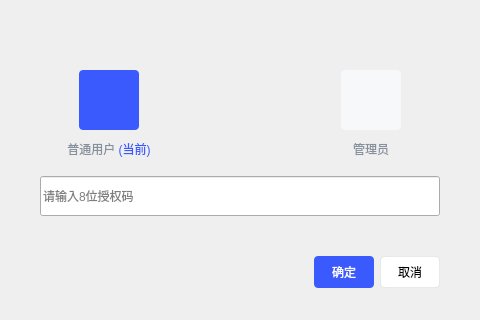
<?xml version="1.0" encoding="UTF-8"?>
<ui version="4.0">
 <class>CCSwitchRoleDialog</class>
 <widget class="QWidget" name="CCSwitchRoleDialog">
  <property name="geometry">
   <rect>
    <x>0</x>
    <y>0</y>
    <width>480</width>
    <height>320</height>
   </rect>
  </property>
  <property name="sizePolicy">
   <sizepolicy hsizetype="Fixed" vsizetype="Fixed">
    <horstretch>0</horstretch>
    <verstretch>0</verstretch>
   </sizepolicy>
  </property>
  <property name="minimumSize">
   <size>
    <width>480</width>
    <height>320</height>
   </size>
  </property>
  <property name="windowTitle">
   <string>Form</string>
  </property>
  <property name="styleSheet">
   <string notr="true">QWidget#CCSwitchRoleForm{
background-color: #FFFFFF;
border-radius:4px;
}</string>
  </property>
  <layout class="QVBoxLayout" name="verticalLayout">
   <property name="leftMargin">
    <number>0</number>
   </property>
   <property name="topMargin">
    <number>0</number>
   </property>
   <property name="rightMargin">
    <number>0</number>
   </property>
   <property name="bottomMargin">
    <number>32</number>
   </property>
   <item>
    <widget class="CCPublicTitleBar" name="widget" native="true">
     <property name="sizePolicy">
      <sizepolicy hsizetype="Preferred" vsizetype="Fixed">
       <horstretch>0</horstretch>
       <verstretch>0</verstretch>
      </sizepolicy>
     </property>
     <property name="minimumSize">
      <size>
       <width>0</width>
       <height>40</height>
      </size>
     </property>
     <property name="styleSheet">
      <string notr="true"/>
     </property>
    </widget>
   </item>
   <item>
    <layout class="QHBoxLayout" name="horizontalLayout_2">
     <property name="topMargin">
      <number>24</number>
     </property>
     <item>
      <layout class="QVBoxLayout" name="verticalLayout_2">
       <property name="leftMargin">
        <number>0</number>
       </property>
       <property name="topMargin">
        <number>0</number>
       </property>
       <item>
        <layout class="QGridLayout" name="gridLayout_3">
         <property name="horizontalSpacing">
          <number>0</number>
         </property>
         <property name="verticalSpacing">
          <number>10</number>
         </property>
         <item row="0" column="0">
          <layout class="QGridLayout" name="gridLayout_4">
           <property name="spacing">
            <number>0</number>
           </property>
           <item row="0" column="0">
            <widget class="QLabel" name="labelFrontIcon">
             <property name="sizePolicy">
              <sizepolicy hsizetype="Fixed" vsizetype="Fixed">
               <horstretch>0</horstretch>
               <verstretch>0</verstretch>
              </sizepolicy>
             </property>
             <property name="minimumSize">
              <size>
               <width>60</width>
               <height>60</height>
              </size>
             </property>
             <property name="styleSheet">
              <string notr="true">QLabel#labelFrontIcon{
background-color: #3B5AFD;
border-radius: 4px;
background-image: url(:/images/user-common-white.svg);
background-position:center;
background-repeat: none;
}</string>
             </property>
             <property name="text">
              <string/>
             </property>
             <property name="alignment">
              <set>Qt::AlignCenter</set>
             </property>
            </widget>
           </item>
          </layout>
         </item>
         <item row="1" column="0">
          <layout class="QGridLayout" name="gridLayout_7">
           <property name="sizeConstraint">
            <enum>QLayout::SetMaximumSize</enum>
           </property>
           <item row="0" column="0">
            <widget class="QLabel" name="labelFront">
             <property name="sizePolicy">
              <sizepolicy hsizetype="Fixed" vsizetype="Fixed">
               <horstretch>0</horstretch>
               <verstretch>0</verstretch>
              </sizepolicy>
             </property>
             <property name="minimumSize">
              <size>
               <width>150</width>
               <height>0</height>
              </size>
             </property>
             <property name="text">
              <string>&lt;html&gt;&lt;head/&gt;&lt;body&gt;&lt;p align=&quot;center&quot;&gt;&lt;span style=&quot; color:#86909c;&quot;&gt;普通用户 &lt;/span&gt;&lt;span style=&quot; color:#3b5afd;&quot;&gt;(当前)&lt;/span&gt;&lt;/p&gt;&lt;/body&gt;&lt;/html&gt;</string>
             </property>
             <property name="textFormat">
              <enum>Qt::AutoText</enum>
             </property>
             <property name="alignment">
              <set>Qt::AlignCenter</set>
             </property>
             <property name="wordWrap">
              <bool>false</bool>
             </property>
             <property name="indent">
              <number>-1</number>
             </property>
            </widget>
           </item>
          </layout>
         </item>
        </layout>
       </item>
      </layout>
     </item>
     <item>
      <widget class="QLabel" name="labelChange">
       <property name="sizePolicy">
        <sizepolicy hsizetype="Fixed" vsizetype="Fixed">
         <horstretch>0</horstretch>
         <verstretch>0</verstretch>
        </sizepolicy>
       </property>
       <property name="minimumSize">
        <size>
         <width>32</width>
         <height>32</height>
        </size>
       </property>
       <property name="styleSheet">
        <string notr="true">QLabel#labelChange{
background-image: url(:/images/exchange.svg);
}</string>
       </property>
       <property name="text">
        <string/>
       </property>
      </widget>
     </item>
     <item>
      <layout class="QGridLayout" name="gridLayout_5">
       <property name="verticalSpacing">
        <number>10</number>
       </property>
       <item row="0" column="0">
        <layout class="QGridLayout" name="gridLayout_6">
         <item row="0" column="0">
          <widget class="QLabel" name="labelAfterIcon">
           <property name="sizePolicy">
            <sizepolicy hsizetype="Fixed" vsizetype="Fixed">
             <horstretch>0</horstretch>
             <verstretch>0</verstretch>
            </sizepolicy>
           </property>
           <property name="minimumSize">
            <size>
             <width>60</width>
             <height>60</height>
            </size>
           </property>
           <property name="styleSheet">
            <string notr="true">QLabel#labelAfterIcon{
background-color: #F7F8FA;
border-radius: 4px;
background-image: url(:/images/user-admin.svg);
background-position:center;
background-repeat: none;
}</string>
           </property>
           <property name="text">
            <string/>
           </property>
           <property name="alignment">
            <set>Qt::AlignCenter</set>
           </property>
          </widget>
         </item>
        </layout>
       </item>
       <item row="1" column="0">
        <layout class="QGridLayout" name="gridLayout_8">
         <property name="sizeConstraint">
          <enum>QLayout::SetMaximumSize</enum>
         </property>
         <item row="0" column="0">
          <widget class="QLabel" name="labelAfter">
           <property name="sizePolicy">
            <sizepolicy hsizetype="Fixed" vsizetype="Fixed">
             <horstretch>0</horstretch>
             <verstretch>0</verstretch>
            </sizepolicy>
           </property>
           <property name="minimumSize">
            <size>
             <width>150</width>
             <height>0</height>
            </size>
           </property>
           <property name="text">
            <string>&lt;span style=&quot;color:#86909C;&quot;&gt;管理员&lt;/span&gt;</string>
           </property>
           <property name="alignment">
            <set>Qt::AlignCenter</set>
           </property>
          </widget>
         </item>
        </layout>
       </item>
      </layout>
     </item>
    </layout>
   </item>
   <item>
    <layout class="QGridLayout" name="gridLayout_2">
     <property name="topMargin">
      <number>12</number>
     </property>
     <item row="0" column="0">
      <widget class="QLineEdit" name="lineEdit">
       <property name="sizePolicy">
        <sizepolicy hsizetype="Fixed" vsizetype="Fixed">
         <horstretch>0</horstretch>
         <verstretch>0</verstretch>
        </sizepolicy>
       </property>
       <property name="minimumSize">
        <size>
         <width>400</width>
         <height>40</height>
        </size>
       </property>
       <property name="inputMask">
        <string/>
       </property>
       <property name="echoMode">
        <enum>QLineEdit::Password</enum>
       </property>
       <property name="placeholderText">
        <string>请输入8位授权码</string>
       </property>
      </widget>
     </item>
     <item row="1" column="0">
      <widget class="QLabel" name="labelError">
       <property name="sizePolicy">
        <sizepolicy hsizetype="Preferred" vsizetype="Fixed">
         <horstretch>0</horstretch>
         <verstretch>0</verstretch>
        </sizepolicy>
       </property>
       <property name="minimumSize">
        <size>
         <width>0</width>
         <height>15</height>
        </size>
       </property>
       <property name="styleSheet">
        <string notr="true">QLabel#labelError{
    color: red;
}</string>
       </property>
       <property name="text">
        <string/>
       </property>
      </widget>
     </item>
    </layout>
   </item>
   <item>
    <spacer name="verticalSpacer">
     <property name="orientation">
      <enum>Qt::Vertical</enum>
     </property>
     <property name="sizeHint" stdset="0">
      <size>
       <width>20</width>
       <height>40</height>
      </size>
     </property>
    </spacer>
   </item>
   <item>
    <layout class="QHBoxLayout" name="horizontalLayout">
     <property name="rightMargin">
      <number>40</number>
     </property>
     <item>
      <spacer name="horizontalSpacer">
       <property name="orientation">
        <enum>Qt::Horizontal</enum>
       </property>
       <property name="sizeHint" stdset="0">
        <size>
         <width>40</width>
         <height>20</height>
        </size>
       </property>
      </spacer>
     </item>
     <item>
      <widget class="QPushButton" name="pb_Confirm">
       <property name="sizePolicy">
        <sizepolicy hsizetype="Fixed" vsizetype="Fixed">
         <horstretch>0</horstretch>
         <verstretch>0</verstretch>
        </sizepolicy>
       </property>
       <property name="minimumSize">
        <size>
         <width>60</width>
         <height>32</height>
        </size>
       </property>
       <property name="styleSheet">
        <string notr="true">QPushButton#pb_Confirm{
border-radius: 4px;
border: 0px solid;
background-color:#3B5AFD;
color:white;
font-weight:400;
}

QPushButton#pb_Confirm:hover{
background-color:#3B5ABB;
}</string>
       </property>
       <property name="text">
        <string>确定</string>
       </property>
      </widget>
     </item>
     <item>
      <widget class="QPushButton" name="pb_Cancel">
       <property name="sizePolicy">
        <sizepolicy hsizetype="Fixed" vsizetype="Fixed">
         <horstretch>0</horstretch>
         <verstretch>0</verstretch>
        </sizepolicy>
       </property>
       <property name="minimumSize">
        <size>
         <width>60</width>
         <height>32</height>
        </size>
       </property>
       <property name="styleSheet">
        <string notr="true">QPushButton#pb_Cancel{
border-radius: 4px;
border:1px solid rgba(100, 100, 100, 0.1);
background-color:white;
font-weight:400;
}

QPushButton#pb_Cancel:hover{
background-color:#DDDDDD;
}</string>
       </property>
       <property name="text">
        <string>取消</string>
       </property>
      </widget>
     </item>
    </layout>
   </item>
  </layout>
 </widget>
 <customwidgets>
  <customwidget>
   <class>CCPublicTitleBar</class>
   <extends>QWidget</extends>
   <header location="global">ui/common/CCPublicTitleBar.h</header>
   <container>1</container>
  </customwidget>
 </customwidgets>
 <resources/>
 <connections/>
</ui>
